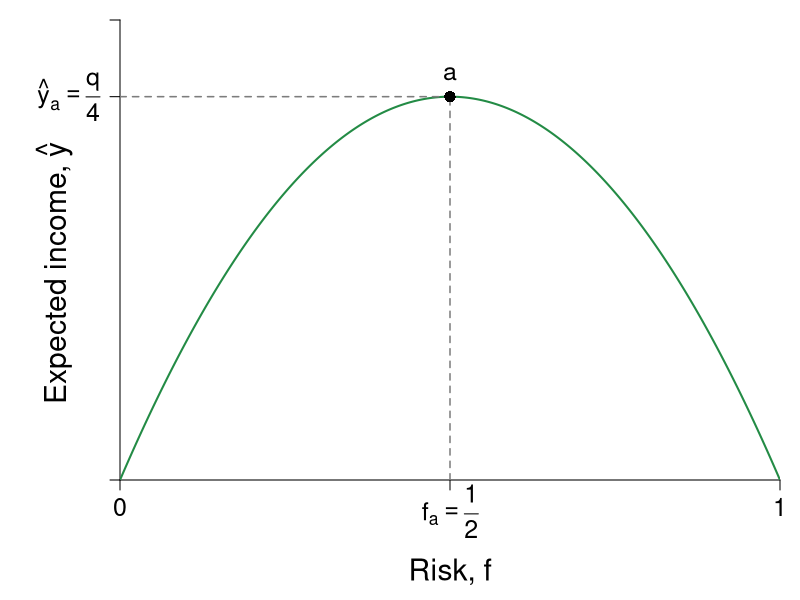

Here is the R script that generated this plot:
#Graph Designer: Simon Halliday, Scott Cohn
#Authors: Bowles, Foley and Halliday
#Title: Coordination, Conflict and Competition: A Text in Microeconomics

library(shape)
pdf(file = "credit/return_maximization.pdf", width = 8, height = 6)

#Set parameters for graphics
pointsize <- 1.8
axislabelsize <- 1.8
labelsize <- 1.5
namesize <- 1.8
annotatesize <- 1.5
graphlinewidth <- 2
segmentlinewidth <- 1.5

COL <- c("#7fc97f", "#beaed4", "#fdc086", "#ffff99", "#386cb0", "#f0027f", "#bf5b17", "#666666")
COLA <- c("#e0f3db", "#99d8c9","#66c2a4","#41ae76", "#238b45", "#005824")
COLB <- c("#c6dbef", "#4eb3d3", "#2b8cbe", "#0868ac","#084081")
COLC <- c("#fcfbfd", "#efedf5", "#dadaeb", "#bcbddc", "#9e9ac8", "#807dba", "#6a51a3", "#54278f", "#3f007d")
grays <- gray.colors(25, start = 1, end = 0, alpha = 1)

#Edited the margins to cater for the larger LHS labels
par(mar =  c(6, 6, 1, 1))

return <- function(f, mu = 5){
  mu*f*(1 - f)
}

indiffA <- function(x, alpha = 0.7, uA = 4) {
  (uA / x^alpha)^(1/(1 - alpha))
}

trsline <- function(x, constant = 10, slope = 4){
  constant - (slope)*x
}

ff <- function(x, c = 12, s = 1/3){
  c - s*x
}

xlims <- c(0, 1)
ylims <- c(0, 1.5)

npts <- 501 
x <- seq(xlims[1], xlims[2], length.out = npts)
y <- seq(ylims[1], ylims[2], length.out = npts) 
a <- c(2, 4, 6)

plot(0, 0, xlim = xlims, ylim = ylims, type = "n",
     xlab = expression(paste("")),
     ylab = expression(paste("")), 
     xaxt = "n", 
     yaxt = "n", 
     cex.lab = axislabelsize, 
     bty = "n", 
     xaxs = "i", 
     yaxs = "i"
)



ticksy <- c(ylims[1], return(f = 0.5), ylims[2])
#ylabels <- c(NA, expression(paste(hat(y)[a] == 1.25)), NA)
ylabels <- c(NA, expression(paste(hat(y)[a] == frac(q,4))), NA)
ticksx <- c(xlims[1], 0.5, xlims[2])
xlabels <- c(0, NA, 1)

axis(1, at = ticksx, pos = 0, labels = xlabels, cex.axis = labelsize)
axis(2, at = ticksy, pos = 0, labels = ylabels, las = 1, cex.axis = labelsize)

npts <- 500 
xx1 <- seq(xlims[1], xlims[2], length.out = npts)
xx2 <- seq(0, xlims[2], length.out = npts)
xx3 <- seq(1.5, 2.5, length.out = npts)
xx4 <- seq(3, 5, length.out = npts)
xx5 <- seq(7, 9, length.out = npts)

#Draw the graphs
lines(xx1, return(xx1), col = COLA[5], lwd = graphlinewidth)

#Axis labels
#mtext(expression(paste("Risk, ", f)), side = 1, line = 2.5, cex = axislabelsize)
text(0.5*(xlims[2]), -0.3, expression(paste("Risk, ", f)), xpd = TRUE, cex = axislabelsize) 
text(0.5*(xlims[2]), -0.1, expression(paste(f[a] == frac(1, 2))), xpd = TRUE, cex = labelsize) 

text(-0.1, 0.45*(ylims[2]), expression(paste("Expected income, ", hat(y) )), xpd = TRUE, cex = axislabelsize, srt = 90) 

segments(0.5, 0, 0.5, return(0.5), lty = 2, col = grays[20] , lwd = segmentlinewidth)
segments(0, return(0.5), 0.5, return(0.5), lty = 2, col = grays[20] , lwd = segmentlinewidth)

#Annotate points (4,4),(2,8),(8,2) on feasibility frontier
text(0.5, return(0.5) + 0.075, expression(paste(a)), cex = labelsize)
points(0.5, return(0.5), pch = 16, col = "black", cex = 1.5)

dev.off()
